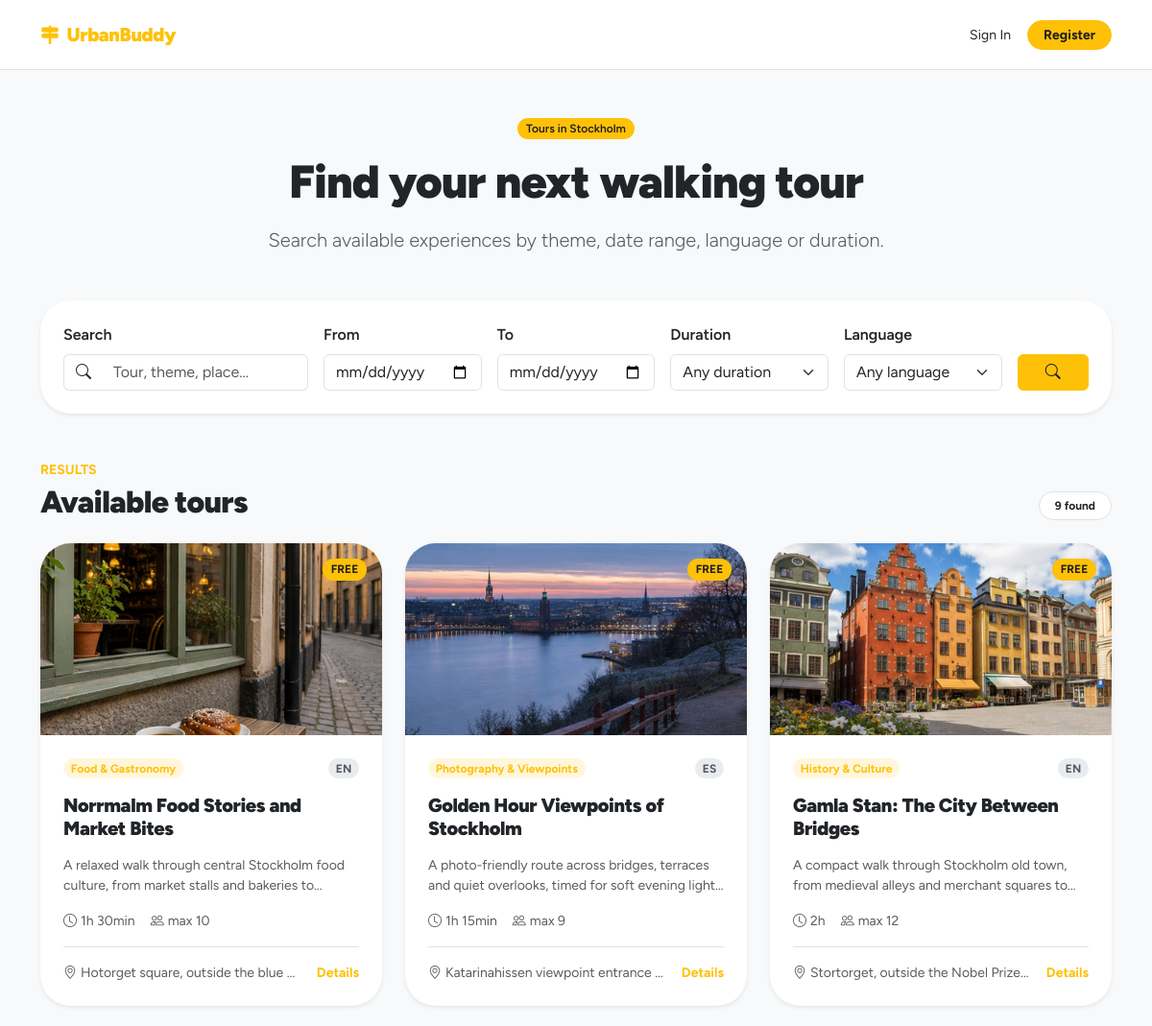
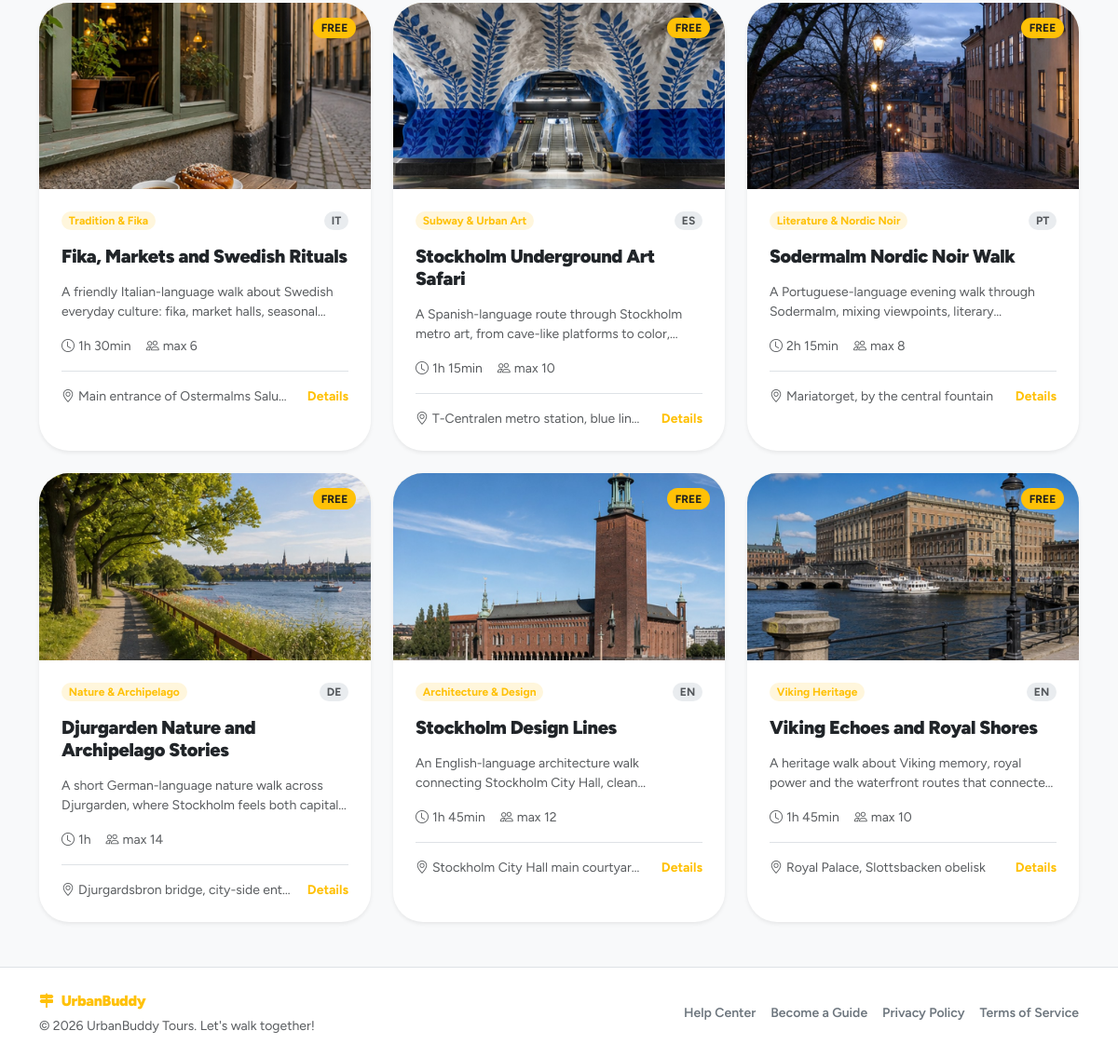
Page /tours on the committed database (2 pictures, top to bottom).
### tables this page shows
CREATE TABLE tour_photos (
    id TEXT PRIMARY KEY, -- UUID
    tour_id TEXT NOT NULL, -- FK verso UUID
    filename TEXT NOT NULL,
    created_at TEXT DEFAULT CURRENT_TIMESTAMP,
    FOREIGN KEY (tour_id) REFERENCES tours(id) ON DELETE CASCADE
);

CREATE TABLE themes (
    id INTEGER PRIMARY KEY AUTOINCREMENT, -- Manteniamo autoincrement (Tabella di dominio)
    name TEXT UNIQUE NOT NULL,
	slug TEXT UNIQUE NOT NULL,
    icon TEXT,
    created_at TEXT DEFAULT CURRENT_TIMESTAMP
, primary_color TEXT DEFAULT '#ffc107');

CREATE TABLE tours (
    id TEXT PRIMARY KEY,  -- UUID
    guide_id TEXT NOT NULL, -- FK verso UUID
    theme_id INTEGER NOT NULL,
    language_id INTEGER NOT NULL,
    title TEXT NOT NULL,
    description TEXT NOT NULL,
    meeting_point TEXT NOT NULL,
    duration INTEGER NOT NULL,
    max_participants INTEGER NOT NULL,
    is_deleted INTEGER DEFAULT 0 CHECK(is_deleted IN (0, 1)),
    created_at TEXT DEFAULT CURRENT_TIMESTAMP,
    updated_at TEXT DEFAULT CURRENT_TIMESTAMP,
    FOREIGN KEY (guide_id) REFERENCES users(id) ON DELETE CASCADE,
    FOREIGN KEY (theme_id) REFERENCES themes(id) ON DELETE RESTRICT,
    FOREIGN KEY (language_id) REFERENCES languages(id) ON DELETE RESTRICT
);

### app/public/routes.py (the view)
@public_bp.route("/tours")
def tour_listings():
    page_data = build_tour_listings_page_data(request.args)
    return render_template(
        "listings.html",
        **page_data,
    )

### app/core/db.py (called while the page is built)
def get_db():
    if 'conn' not in g:
        g.conn = sqlite3.connect(current_app.config["DATABASE"])
        g.conn.row_factory = sqlite3.Row
    return g.conn

### app/core/utils.py (called while the page is built, shortened)
def get_object_value(obj, attr_name, default=None):
    if obj is None:
        return default
    value = getattr(obj, attr_name, default)
    if value is None:
        return default
    return value

def get_object_name(obj, fallback="Not specified"):
    return get_object_value(obj, "name", fallback)

def parse_positive_int(value):
    try:
        number = int(value)
    except (TypeError, ValueError):
        return None
    if number <= 0:
        return None
    return number

def format_duration(minutes, fallback="Duration not specified"):
    minutes = parse_positive_int(minutes)
    if minutes is None:
        return fallback
    if minutes < 60:
        return f"{minutes} min"
    hours = minutes // 60
    remaining_minutes = minutes % 60
    if remaining_minutes == 0:
        return f"{hours}h"
    return f"{hours}h {remaining_minutes}min"

def get_language_label(language, fallback="Not specified"):
    if language is None:
        return fallback
    label = getattr(language, "label", None)
    code = getattr(language, "code", None)
    slug = getattr(language, "slug", None)
    name = getattr(language, "name", None)
    language_id = getattr(language, "id", None)
    if label:
        return str(label).upper()

def format_theme(theme, fallback="Walking Tour"):
    return get_object_name(theme, fallback)

### app/public/utils.py (called while the page is built)
def get_cover_filename(tour_id):
    photos = TourPhotosDAO.list_photos_by_tour(tour_id)
    if photos:
        return photos[0].filename
    return None

def build_tour_card(tour):
    language = LanguagesDAO.get_language_by_id(tour.language_id)
    theme = ThemesDAO.get_theme_by_id(tour.theme_id)
    return {
        "id": tour.id,
        "title": tour.title,
        "description": tour.description,
        "meeting_point": tour.meeting_point,
        "duration": format_duration(tour.duration),
        "max_participants": tour.max_participants,
        "language": get_language_label(language),
        "theme": format_theme(theme),
        "cover_filename": get_cover_filename(tour.id),
    }

def normalize_search_text(value):
    if value is None:
        return ""
    return str(value).strip().lower()

def parse_listing_date(value):
    if not value:
        return None
    try:
        return datetime.strptime(value, "%Y-%m-%d").date()
    except ValueError:
        return None

### app/templates/listings.html (shortened to what this page needs)
{% extends "base.html" %}
{% block content %}
<section class="py-5">
    <div class="container">
        <header class="row justify-content-center text-center mb-5">
            <div class="col-lg-8">
                <span class="badge rounded-pill ub-badge fw-semibold mb-3">
                    Tours in {{ city_name }}
                </span>
                <h1 class="display-5 fw-black mb-3">
                    Find your next walking tour
                </h1>
                <p class="lead text-body-secondary mb-0">
                    Search available experiences by theme, date range, language or duration.
                </p>
            </div>
        </header>
        <form action="{{ url_for('public.tour_listings') }}" method="GET" class="card border-0 shadow-sm rounded-5 mb-5">
            <div class="card-body p-3 p-md-4">
                <div class="row g-3">
                    <div class="col-lg-3">
                        <label class="form-label fw-semibold">Search</label>
                        <div class="input-group">
                            <span class="input-group-text bg-white border-end-0">
                                <i class="bi bi-search"></i>
                            </span>
                            <input
                                type="search"
                                class="form-control border-start-0"
                                name="q"
                                value="{{ filters.q }}"
                                placeholder="Tour, theme, place..."
                            >
                        </div>
                    </div>
                    <div class="col-md-6 col-lg-2">
                        <label class="form-label fw-semibold">From</label>
                        <input
                            type="date"
                            class="form-control"
                            name="date_from"
                            value="{{ filters.date_from }}"
                        >
                    </div>
                    <div class="col-md-6 col-lg-2">
                        <label class="form-label fw-semibold">To</label>
                        <input
                            type="date"
                            class="form-control"
                            name="date_to"
                            value="{{ filters.date_to }}"
                        >
                    </div>
                    <div class="col-md-6 col-lg-2">
                        <label class="form-label fw-semibold">Duration</label>
                        <select class="form-select" name="duration">
                            <option value="">Any duration</option>
                        </select>
                    </div>
                    <div class="col-md-6 col-lg-2">
                        <label class="form-label fw-semibold">Language</label>
                        <select class="form-select" name="language_id">
                            <option value="">Any language</option>
                        </select>
                    </div>
                    <div class="col-lg-1 d-flex align-items-end">
                        <button type="submit" class="btn ub-btn fw-bold w-100" aria-label="Search tours">
                            <i class="bi bi-search"></i>
                        </button>
                    </div>
                </div>
            </div>
        </form>
        <header class="d-flex align-items-end justify-content-between gap-3 mb-4">
            <div>
                <span class="small text-uppercase fw-bold ub-text d-block mb-1">
                    Results
                </span>
                <h2 class="fw-black mb-0">
                    Available tours
                </h2>
            </div>
            <span class="badge rounded-pill bg-white text-dark border px-3 py-2">
                {{ results_count }} found
            </span>
        </header>
        {% if tours %}
            <div class="row g-4">
                {% for tour in tours %}
                    <div class="col-md-6 col-lg-4">
                        {% include "components/tour_card.html" %}
                    </div>
                {% endfor %}
            </div>
        {% endif %}
    </div>
</section>
{% endblock %}

### app/templates/components/tour_card.html (shortened to what this page needs)
<article class="card tour-card border-0 shadow-sm rounded-5 h-100 overflow-hidden">
    <div class="position-relative">
        <a
            href="{{ url_for('public.tour_detail', tour_id=tour.id) }}"
            class="tour-card-image-link ratio ratio-16x9 ub-bg-soft text-decoration-none"
            aria-label="View details for {{ tour.title }}"
        >
            {% if tour.cover_filename %}
                <img
                    src="{{ url_for('static', filename='uploads/tours/' ~ tour.cover_filename) }}"
                    alt="{{ tour.title }}"
                    class="object-fit-cover"
                >
            {% else %}
                <div class="d-flex align-items-center justify-content-center fs-3 fw-black ub-text">
                    {{ city_name|default("Stockholm") }}
                </div>
            {% endif %}
        </a>
        {% if card_variant is defined and card_variant == "dashboard" %}
            <div class="position-absolute top-0 end-0 m-3 d-flex gap-2">
                <a
                    href="{{ url_for('guide_dashboard.update_tour', tour_id=tour.id) }}"
                    class="btn btn-light btn-sm rounded-circle shadow-sm p-2 lh-1"
                    aria-label="Edit tour"
                >
                    <i class="bi bi-pencil-fill"></i>
                </a>
                <button
                    type="button"
                    class="btn btn-danger btn-sm rounded-circle shadow-sm p-2 lh-1"
                    data-bs-toggle="modal"
                    data-bs-target="#deleteTourModal-{{ tour.id }}"
                    aria-label="Delete tour"
                >
                    <i class="bi bi-trash-fill"></i>
                </button>
            </div>
        {% else %}
            <span class="badge rounded-pill ub-badge fw-bold position-absolute top-0 end-0 m-3">
                FREE
            </span>
        {% endif %}
    </div>
    <div class="card-body p-4">
        <div class="d-flex align-items-center justify-content-between gap-3 mb-3">
            <span class="badge rounded-pill ub-badge-soft">{{ tour.theme }}</span>
            <span class="badge rounded-pill bg-body-secondary text-body-secondary">{{ tour.language }}</span>
        </div>
        <h3 class="h5 fw-black mb-3">
            {{ tour.title }}
        </h3>
        {% if card_variant is defined and card_variant == "dashboard" %}
            <div class="d-flex flex-wrap gap-3 small text-body-secondary mb-3">
                <span><i class="bi bi-clock me-1"></i>{{ tour.duration }}</span>
                <span><i class="bi bi-people me-1"></i>max {{ tour.max_participants }}</span>
            </div>
            <div class="vstack gap-2 small text-body-secondary">
                <div><i class="bi bi-calendar-week me-1"></i>{{ tour.schedule }}</div>
                <div><i class="bi bi-signpost-split me-1"></i>{{ tour.stops_count }}</div>
            </div>
        {% else %}
            <p class="small text-body-secondary clamp-2 mb-3">
                {{ tour.description }}
            </p>
            <div class="d-flex flex-wrap gap-3 small text-body-secondary mb-3">
                <span><i class="bi bi-clock me-1"></i>{{ tour.duration }}</span>
                <span><i class="bi bi-people me-1"></i>max {{ tour.max_participants }}</span>
            </div>
            <div class="d-flex align-items-center justify-content-between border-top pt-3">
                <span class="small text-body-secondary text-truncate pe-3">
                    <i class="bi bi-geo-alt me-1"></i>{{ tour.meeting_point }}
                </span>
                <a href="{{ url_for('public.tour_detail', tour_id=tour.id) }}" class="small fw-bold text-decoration-none ub-link">
                    Details
                </a>
            </div>
        {% endif %}
    </div>
</article>

### app/static/style.css (style rules this page uses)
:root { --bs-body-font-family: "Figtree", system-ui, -apple-system, "Segoe UI", Roboto, sans-serif; --ub-primary: #ffc107; --ub-primary-rgb: 255, 193, 7; --ub-on-primary: #1f1f1f; --ub-primary-soft-opacity: 0.18; }
.fw-black { font-weight: 900; letter-spacing: -0.02em; }
.ub-text { color: var(--ub-primary) !important; }
.ub-link { color: var(--ub-primary); }
.ub-bg-soft { background-color: rgba(var(--ub-primary-rgb), var(--ub-primary-soft-opacity)) !important; }
.ub-badge { color: var(--ub-on-primary); background-color: var(--ub-primary); border: 1px solid rgba(var(--ub-primary-rgb), 0.35); }
.ub-badge-soft { color: var(--ub-primary); background-color: rgba(var(--ub-primary-rgb), 0.14); }
.ub-btn { color: var(--ub-on-primary); background-color: var(--ub-primary); border-color: var(--ub-primary); }
.clamp-2 { display: -webkit-box; -webkit-line-clamp: 2; -webkit-box-orient: vertical; overflow: hidden; }
.tour-card { transition: transform 0.2s ease, box-shadow 0.2s ease; }
.tour-card-image-link { display: block; color: inherit; overflow: hidden; }
.tour-card-image-link > img { transition: transform 0.2s ease; }

### rows in the picture
tour_photos: filename (picture)
themes: theme "Food & Gastronomy"
tours: title "Norrmalm Food Stories and Market Bites", description "A relaxed walk through central Stockholm food culture, from market stalls and bakeries…", meeting_point "Hotorget square, outside the blue…"
tour_photos: filename (picture)
themes: theme "Photography & Viewpoints"
tours: title "Golden Hour Viewpoints of Stockholm", description "A photo-friendly route across bridges, terraces and quiet overlooks, timed for soft evening…", meeting_point "Katarinahissen viewpoint entrance…"
tour_photos: filename (picture)
themes: theme "History & Culture"
tours: title "Gamla Stan: The City Between Bridges", description "A compact walk through Stockholm old town, from medieval alleys and merchant squares…", meeting_point "Stortorget, outside the Nobel Prize…"
tour_photos: filename (picture)
themes: theme "Tradition & Fika"
tours: title "Fika, Markets and Swedish Rituals", description "A friendly Italian-language walk about Swedish everyday culture: fika, market halls,…", meeting_point "Main entrance of Ostermalms Salu…"
tour_photos: filename (picture)
themes: theme "Subway & Urban Art"
tours: title "Stockholm Underground Art Safari", description "A Spanish-language route through Stockholm metro art, from cave-like platforms to…", meeting_point "T-Centralen metro station, blue lin…"
tour_photos: filename (picture)
themes: theme "Literature & Nordic Noir"
tours: title "Sodermalm Nordic Noir Walk", description "A Portuguese-language evening walk through Sodermalm, mixing viewpoints,…", meeting_point "Mariatorget, by the central fountain"
tour_photos: filename (picture)
themes: theme "Nature & Archipelago"
tours: title "Djurgarden Nature and Archipelago Stories", description "A short German-language nature walk across Djurgarden, where Stockholm feels both…", meeting_point "Djurgardsbron bridge, city-side ent…"
tour_photos: filename (picture)
themes: theme "Architecture & Design"
tours: title "Stockholm Design Lines", description "An English-language architecture walk connecting Stockholm City Hall,…", meeting_point "Stockholm City Hall main courtyar…"
tour_photos: filename (picture)
themes: theme "Viking Heritage"
tours: title "Viking Echoes and Royal Shores", description "A heritage walk about Viking memory, royal power and the waterfront routes that…", meeting_point "Royal Palace, Slottsbacken obelisk"

### other values in the picture
{{ city_name }} "Stockholm"
{{ results_count }} "9"
{{ tour.language }} "EN" "ES" "EN" "IT" "ES" "PT" "DE" "EN" "EN"
{{ tour.duration }} "1h 30min" "1h 15min" "2h" "1h 30min" "1h 15min" "2h 15min" "1h" "1h 45min" "1h 45min"
{{ tour.max_participants }} "10" "9" "12" "6" "10" "8" "14" "12" "10"
